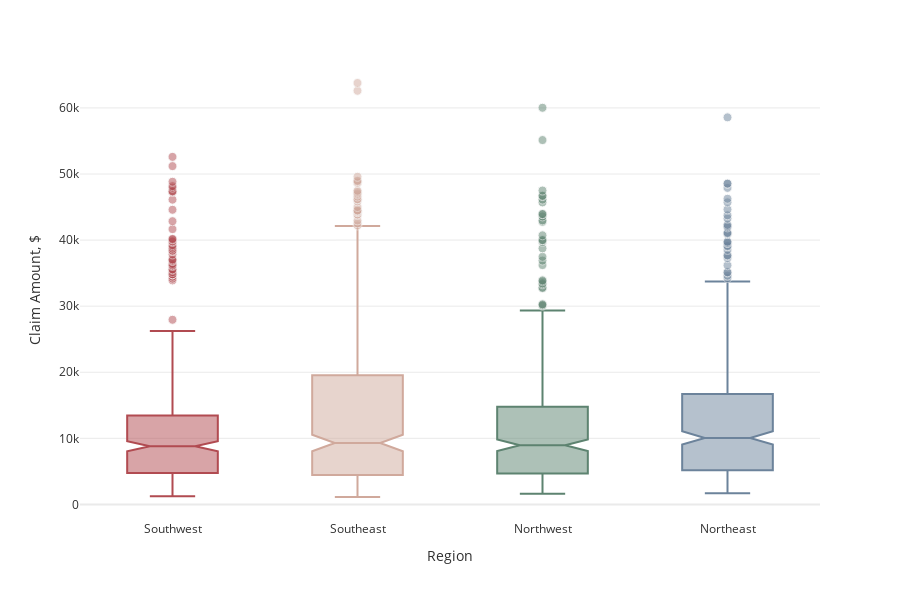

Here is the notebook cell this chart was saved with:
### Code cell
init_notebook_mode(connected=True)
px.defaults.template = "plotly_white"
plot_df=ins.copy()
fig = px.box(plot_df, x="region", y="charges", color="region", 
             notched=True, points="outliers", height=600,
             title="",
             color_discrete_sequence=['#B14B51', '#D0A99C', '#5D8370', '#6C839B'])
fig.update_traces(marker=dict(size=9, opacity=0.5, line=dict(width=1,color="#F7F7F7")), showlegend=False)
fig.update_layout(font_color="#303030", xaxis_title='Region', yaxis_title='Claim Amount, $',
                  yaxis=dict(showgrid=True, gridwidth=1, gridcolor='#EAEAEA', zerolinecolor='#EAEAEA'))
fig.show()

### Figure 1 — Plotly figure (JSON) as saved in the notebook; plotly's stock layout.template omitted (floating-point values rounded to 4 significant figures; data arrays with more than 128 entries replaced by an {"elided": "..."} marker saying what was removed)
{"data": [{"alignmentgroup": "True", "boxpoints": "outliers", "hovertemplate": "region=%{x}<br>charges=%{y}<extra></extra>", "legendgroup": "Southwest", "marker": {"color": "#B14B51", "line": {"color": "#F7F7F7", "width": 1}, "opacity": 0.5, "size": 9}, "name": "Southwest", "notched": true, "offsetgroup": "Southwest", "orientation": "v", "showlegend": false, "type": "box", "x": {"elided": "325 str values"}, "x0": " ", "xaxis": "x", "y": {"elided": "325 float values"}, "y0": " ", "yaxis": "y"}, {"alignmentgroup": "True", "boxpoints": "outliers", "hovertemplate": "region=%{x}<br>charges=%{y}<extra></extra>", "legendgroup": "Southeast", "marker": {"color": "#D0A99C", "line": {"color": "#F7F7F7", "width": 1}, "opacity": 0.5, "size": 9}, "name": "Southeast", "notched": true, "offsetgroup": "Southeast", "orientation": "v", "showlegend": false, "type": "box", "x": {"elided": "364 str values"}, "x0": " ", "xaxis": "x", "y": {"elided": "364 float values"}, "y0": " ", "yaxis": "y"}, {"alignmentgroup": "True", "boxpoints": "outliers", "hovertemplate": "region=%{x}<br>charges=%{y}<extra></extra>", "legendgroup": "Northwest", "marker": {"color": "#5D8370", "line": {"color": "#F7F7F7", "width": 1}, "opacity": 0.5, "size": 9}, "name": "Northwest", "notched": true, "offsetgroup": "Northwest", "orientation": "v", "showlegend": false, "type": "box", "x": {"elided": "325 str values"}, "x0": " ", "xaxis": "x", "y": {"elided": "325 float values"}, "y0": " ", "yaxis": "y"}, {"alignmentgroup": "True", "boxpoints": "outliers", "hovertemplate": "region=%{x}<br>charges=%{y}<extra></extra>", "legendgroup": "Northeast", "marker": {"color": "#6C839B", "line": {"color": "#F7F7F7", "width": 1}, "opacity": 0.5, "size": 9}, "name": "Northeast", "notched": true, "offsetgroup": "Northeast", "orientation": "v", "showlegend": false, "type": "box", "x": {"elided": "324 str values"}, "x0": " ", "xaxis": "x", "y": {"elided": "324 float values"}, "y0": " ", "yaxis": "y"}], "layout": {"boxmode": "overlay", "font": {"color": "#303030"}, "height": 600, "legend": {"title": {"text": "region"}, "tracegroupgap": 0}, "margin": {"t": 60}, "xaxis": {"anchor": "y", "categoryarray": ["Southwest", "Southeast", "Northwest", "Northeast"], "categoryorder": "array", "domain": [0, 1], "title": {"text": "Region"}}, "yaxis": {"anchor": "x", "domain": [0, 1], "gridcolor": "#EAEAEA", "gridwidth": 1, "showgrid": true, "title": {"text": "Claim Amount, $"}, "zerolinecolor": "#EAEAEA"}}}
